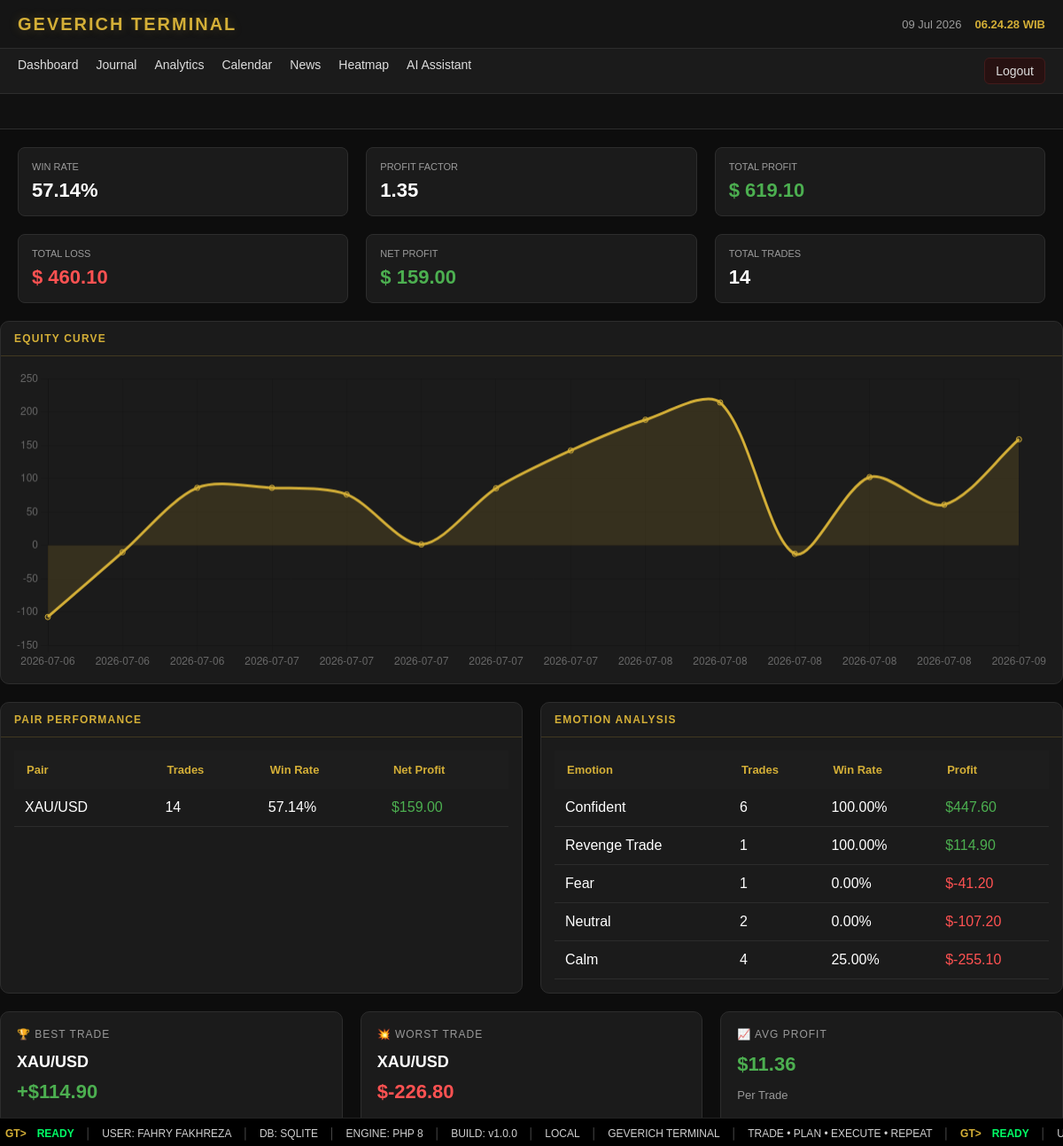
Screenshot of /index.php?page=analytics (signed in) with the database file from the repository.
### tables this page shows
CREATE TABLE trades (

id INTEGER PRIMARY KEY AUTOINCREMENT,

tanggal TEXT NOT NULL,

pair TEXT NOT NULL,

direction TEXT NOT NULL,

entry_price REAL NOT NULL,

sl REAL,

tp REAL,

exit_price REAL,

lot REAL,

profit_usd REAL DEFAULT 0,

hasil TEXT,

emotion TEXT,

note TEXT,

created_at DATETIME DEFAULT CURRENT_TIMESTAMP

, user_id INTEGER DEFAULT 1, rr REAL DEFAULT 0, strategy TEXT);

### pages/analytics.php (the view, shortened to what this page needs)
<?php
                    $db = getDB();
                    $userId = $_SESSION['user_id'];
$sql = "
SELECT
COUNT(*) totalTrades,
SUM(CASE WHEN hasil='WIN' THEN 1 ELSE 0 END) wins,
SUM(CASE WHEN hasil='LOSS' THEN 1 ELSE 0 END) losses,
SUM(CASE WHEN profit_usd>0 THEN profit_usd ELSE 0 END) totalProfit,
SUM(CASE WHEN profit_usd<0 THEN ABS(profit_usd) ELSE 0 END) totalLoss,
SUM(profit_usd) netProfit
FROM trades
WHERE user_id = ?
";
                    $stmt = $db->prepare($sql);
                    $stmt->execute([
                        $userId
                    ]);
                    $stats = $stmt->fetch(PDO::FETCH_ASSOC);
$totalTrades = (int)$stats['totalTrades'];
$wins = (int)$stats['wins'];
$winRate = $totalTrades
? round($wins/$totalTrades*100,2)
:0;
$totalProfit = $stats['totalProfit'] ?? 0;
$totalLoss = $stats['totalLoss'] ?? 0;
$netProfit = $stats['netProfit'] ?? 0;
$profitFactor = $totalLoss>0
? round($totalProfit/$totalLoss,2)
:0;
                    $stmt = $db->prepare("
SELECT
tanggal,
profit_usd
FROM trades
WHERE user_id = ?
ORDER BY tanggal ASC, id ASC
");
                    $stmt->execute([
                        $userId
                    ]);
$rows = $stmt->fetchAll(PDO::FETCH_ASSOC);
$labels = [];
$equity = [];
$total = 0;
foreach($rows as $row){
    $total += (float)$row['profit_usd'];
    $labels[] = $row['tanggal'];
    $equity[] = $total;
}
                    $stmt = $db->prepare("
SELECT
pair,
COUNT(*) total_trade,
SUM(CASE WHEN hasil='WIN' THEN 1 ELSE 0 END) win_trade,
SUM(profit_usd) net_profit
FROM trades
WHERE user_id = ?
GROUP BY pair
ORDER BY net_profit DESC
");
                    $stmt->execute([
                        $userId
                    ]);
                    $pairStats = $stmt->fetchAll(PDO::FETCH_ASSOC);
                    $stmt = $db->prepare("
SELECT
emotion,
COUNT(*) total_trade,
SUM(CASE WHEN hasil='WIN' THEN 1 ELSE 0 END) win_trade,
SUM(profit_usd) net_profit
FROM trades
WHERE user_id = ?
AND emotion IS NOT NULL
AND emotion <> ''
GROUP BY emotion
ORDER BY net_profit DESC
");
                    $stmt->execute([
                        $userId
                    ]);
                    $emotionStats = $stmt->fetchAll(PDO::FETCH_ASSOC);
                    $stmt = $db->prepare("
SELECT *
FROM trades
WHERE user_id = ?
ORDER BY profit_usd DESC
LIMIT 1
");
                    $stmt->execute([
                        $userId
                    ]);
                    $bestTrade = $stmt->fetch(PDO::FETCH_ASSOC);
                    $stmt = $db->prepare("
SELECT *
FROM trades
WHERE user_id = ?
ORDER BY profit_usd ASC
LIMIT 1
");
                    $stmt->execute([
                        $userId
                    ]);
                    $worstTrade = $stmt->fetch(PDO::FETCH_ASSOC);
                    $stmt = $db->prepare("
SELECT AVG(profit_usd) AS avg_profit
FROM trades
WHERE user_id = ?
");
                    $stmt->execute([
                        $userId
                    ]);
                    $avgProfit = $stmt->fetch(PDO::FETCH_ASSOC);
?>
<div class="analytics-grid">
<div class="stat-card">
<div class="stat-title">
WIN RATE
</div>
<div class="stat-value">
<?= $winRate ?>%
</div>
</div>
<div class="stat-card">
<div class="stat-title">
PROFIT FACTOR
</div>
<div class="stat-value">
<?= $profitFactor ?>
</div>
</div>
<div class="stat-card">
<div class="stat-title">
TOTAL PROFIT
</div>
<div class="stat-value profit">
$
<?= number_format($totalProfit,2) ?>
</div>
</div>
<div class="stat-card">
<div class="stat-title">
TOTAL LOSS
</div>
<div class="stat-value loss">
$
<?= number_format($totalLoss,2) ?>
</div>
</div>
<div class="stat-card">
<div class="stat-title">
NET PROFIT
</div>
<div class="stat-value <?= $netProfit>=0?'profit':'loss' ?>">
$
<?= number_format($netProfit,2) ?>
</div>
</div>
<div class="stat-card">
<div class="stat-title">
TOTAL TRADES
</div>
<div class="stat-value">
<?= $totalTrades ?>
</div>
</div>
</div>
<div class="card">
    <div class="panel-title">
        EQUITY CURVE
    </div>
    <div class="panel-content">
       <canvas id="equityChart"height="87"></canvas>
    </div>
</div>
<div class="analytics-bottom">
  <div class="card">
    <div class="panel-title">
        PAIR PERFORMANCE
    </div>
    <div class="panel-content">
        <table class="trade-table">
            <thead>
                <tr>
                    <th>Pair</th>
                    <th>Trades</th>
                    <th>Win Rate</th>
                    <th>Net Profit</th>
                </tr>
            </thead>
            <tbody>
            <?php foreach($pairStats as $pair): ?>
            <?php
            $winRatePair = $pair['total_trade'] > 0
                ? ($pair['win_trade'] / $pair['total_trade']) * 100
                : 0;
            ?>
            <tr>
                <td><?= htmlspecialchars($pair['pair']) ?></td>
                <td><?= $pair['total_trade'] ?></td>
                <td><?= number_format($winRatePair,2) ?>%</td>
                <td>
                    <span style="color:<?= $pair['net_profit'] >= 0 ? '#4caf50' : '#ff5252' ?>">
                        $<?= number_format($pair['net_profit'],2) ?>
                    </span>
                </td>
            </tr>
            <?php endforeach; ?>
            </tbody>
        </table>
    </div>
</div>
  <div class="card">
    <div class="panel-title">
        EMOTION ANALYSIS
    </div>
    <div class="panel-content">
        <table class="trade-table">
            <thead>
                <tr>
                    <th>Emotion</th>
                    <th>Trades</th>
                    <th>Win Rate</th>
                    <th>Profit</th>
                </tr>
            </thead>
            <tbody>
            <?php foreach($emotionStats as $emotion): ?>
            <?php
            $winRateEmotion = $emotion['total_trade'] > 0
                ? ($emotion['win_trade'] / $emotion['total_trade']) * 100
                : 0;
            ?>
            <tr>
                <td><?= htmlspecialchars($emotion['emotion']) ?></td>
                <td><?= $emotion['total_trade'] ?></td>
                <td><?= number_format($winRateEmotion,2) ?>%</td>
                <td>
                    <span style="color:<?= $emotion['net_profit'] >= 0 ? '#4caf50' : '#ff5252' ?>">
                        $<?= number_format($emotion['net_profit'],2) ?>
                    </span>
                </td>
            </tr>
            <?php endforeach; ?>
            </tbody>
        </table>
    </div>
</div>
</div>
<div class="mini-widgets">
<?php if($bestTrade): ?>
<div class="mini-card">
    <div class="mini-title">
        🏆 BEST TRADE
    </div>
    <div class="mini-pair">
        <?= htmlspecialchars($bestTrade['pair']) ?>
    </div>
    <div class="mini-profit profit">
        +$<?= number_format((float)$bestTrade['profit_usd'],2) ?>
    </div>
    <div class="mini-bottom">
    </div>
</div>
<?php endif; ?>
<?php if($worstTrade): ?>
<div class="mini-card">
    <div class="mini-title">
        💥 WORST TRADE
    </div>
    <div class="mini-pair">
        <?= htmlspecialchars($worstTrade['pair']) ?>
    </div>
    <div class="mini-profit loss">
        $<?= number_format((float)$worstTrade['profit_usd'],2) ?>
    </div>
    <div class="mini-bottom">
    </div>
</div>
<?php endif; ?>
<div class="mini-card">
    <div class="mini-title">
        📈 AVG PROFIT
    </div>
    <div class="mini-profit <?= $avgProfit['avg_profit'] >= 0 ? 'profit' : 'loss' ?>">
        $<?= number_format((float)$avgProfit['avg_profit'],2) ?>
    </div>
    <div class="mini-bottom">
        Per Trade
    </div>
</div>
</div>
<script>
const ctx = document.getElementById("equityChart");
new Chart(ctx,{
    type:"line",
    data:{
        labels:<?= json_encode($labels) ?>,
        datasets:[{
            label:"Equity",
            data:<?= json_encode($equity) ?>,
            borderColor:"#d4af37",
            backgroundColor:"rgba(212,175,55,.15)",
            fill:true,
            tension:.3
        }]
    },
    options:{
        responsive:true,
        plugins:{
            legend:{
                display:false
            }
        }
    }
});
</script>

### assets/css/style.css (style rules this page uses)
html, body { height: 100%; -webkit-font-smoothing: antialiased; -moz-osx-font-smoothing: grayscale; }
body { background: radial-gradient(circle at top, #111 0%, #0d0d0d 60%); color: var(--text); }
:root { --gold:#d4af37; --bg:#0d0d0d; --bg-panel:#151515; --bg-card:#1b1b1b; --border:#2d2d2d; --text:#ffffff; --text-muted:#9b9b9b; --gold-glow: rgba(212, 175, 55, 0.25); }
* { margin:0; padding:0; box-sizing:border-box; font-family:Arial, sans-serif; }
body { background:var(--bg); color:var(--text); padding-bottom:32px; }
.stat-card { background:var(--bg-card); border:1px solid var(--border); padding:15px; border-radius:8px; }
.stat-title { font-size:11px; color:var(--text-muted); text-transform:uppercase; }
.stat-value { font-size:22px; font-weight:bold; margin-top:8px; }
.profit { color:#4caf50; }
.loss { color:#ff5252; }
.card { background:var(--bg-card); border:1px solid var(--border); border-radius:10px; overflow:hidden; }
.panel-title { padding:12px 15px; border-bottom:1px solid var(--border); color:var(--gold); font-weight:bold; font-size:12px; border-bottom: 1px solid rgba(212, 175, 55, 0.2); letter-spacing: 1.2px; }
.panel-content { padding:15px; }
.trade-table { width:100%; border-collapse:collapse; }
.trade-table th { background:#1d1d1d; color:var(--gold); padding:14px; font-size:13px; text-align:left; }
.trade-table td { padding:12px; border-bottom:1px solid #2c2c2c; }
.analytics-grid { display:grid; grid-template-columns:repeat(3,1fr); gap:20px; margin:20px; }
.analytics-bottom { display:grid; grid-template-columns:1fr 1fr; gap:20px; margin-top:20px; }
.mini-widgets { display:grid; grid-template-columns:repeat(3,1fr); gap:20px; margin-top:20px; }
.mini-card { background:var(--bg-card); border:1px solid var(--border); border-radius:10px; padding:18px; }
.mini-title { font-size:12px; color:#999; margin-bottom:14px; letter-spacing:1px; }
.mini-pair { font-size:18px; font-weight:bold; }
.mini-profit { margin-top:10px; font-size:22px; font-weight:bold; }
.mini-bottom { margin-top:14px; color:#999; font-size:13px; }

### rows the page displays
trades: pair "XAU/USD", profit_usd "114.90"
trades: pair "XAU/USD", profit_usd "-226.80"

### other values shown
$winRate "57.14"
$profitFactor "1.35"
$totalProfit "619.10"
$totalLoss "460.10"
$netProfit "159.00"
$totalTrades "14"
$pair['pair'] "XAU/USD"
$pair['total_trade'] "14"
$winRatePair "57.14"
$pair['net_profit'] "159.00"
$emotion['emotion'] "Confident"
$emotion['total_trade'] "6"
$winRateEmotion "100.00"
$emotion['net_profit'] "447.60"
$emotion['emotion'] "Revenge Trade"
